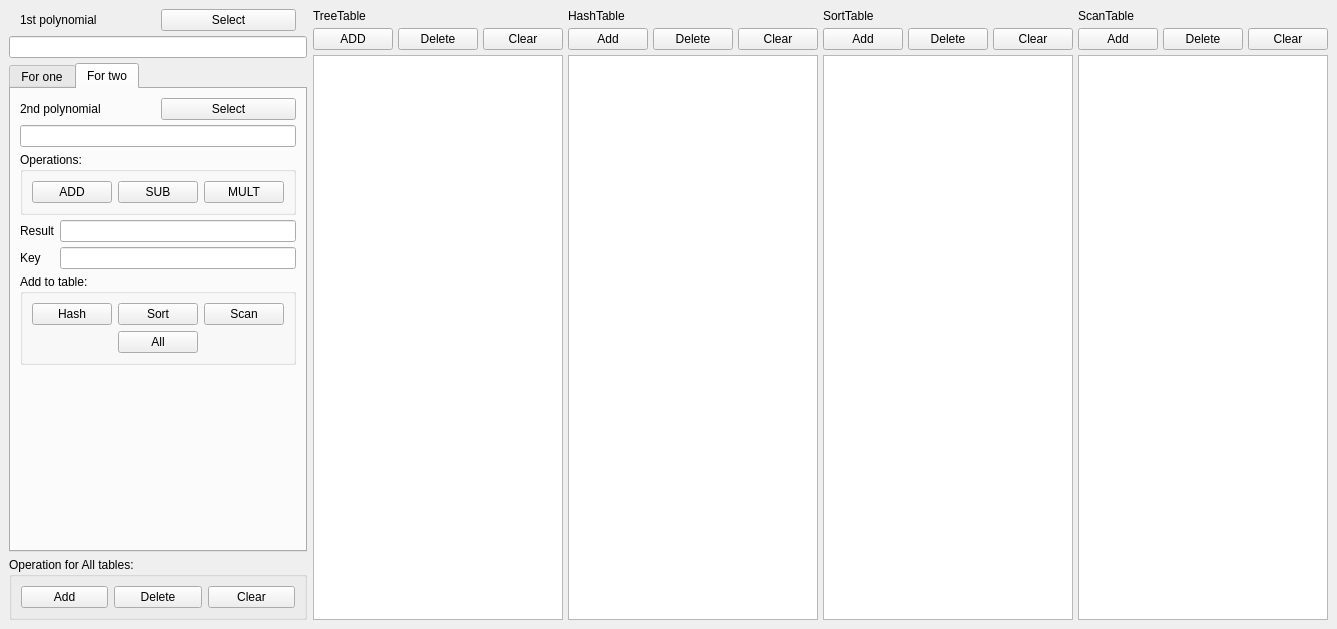
<?xml version="1.0" encoding="UTF-8"?>
<ui version="4.0">
 <class>MainWindow</class>
 <widget class="QMainWindow" name="MainWindow">
  <property name="geometry">
   <rect>
    <x>0</x>
    <y>0</y>
    <width>1282</width>
    <height>629</height>
   </rect>
  </property>
  <property name="windowTitle">
   <string>Tables of Poly</string>
  </property>
  <widget class="QWidget" name="centralwidget">
   <layout class="QGridLayout" name="gridLayout">
    <item row="0" column="0">
     <layout class="QFormLayout" name="formLayout">
      <item row="0" column="0">
       <layout class="QVBoxLayout" name="verticalLayout_3">
        <property name="spacing">
         <number>5</number>
        </property>
        <property name="leftMargin">
         <number>0</number>
        </property>
        <property name="topMargin">
         <number>0</number>
        </property>
        <property name="rightMargin">
         <number>0</number>
        </property>
        <property name="bottomMargin">
         <number>0</number>
        </property>
        <item>
         <layout class="QHBoxLayout" name="horizontalLayout_2">
          <property name="spacing">
           <number>5</number>
          </property>
          <property name="leftMargin">
           <number>11</number>
          </property>
          <property name="rightMargin">
           <number>11</number>
          </property>
          <item>
           <widget class="QLabel" name="label_2">
            <property name="text">
             <string>1st polynomial</string>
            </property>
           </widget>
          </item>
          <item>
           <widget class="QPushButton" name="select1Poly">
            <property name="text">
             <string>Select</string>
            </property>
           </widget>
          </item>
         </layout>
        </item>
        <item>
         <widget class="QLineEdit" name="line1Poly">
          <property name="sizePolicy">
           <sizepolicy hsizetype="Expanding" vsizetype="Fixed">
            <horstretch>0</horstretch>
            <verstretch>0</verstretch>
           </sizepolicy>
          </property>
          <property name="clearButtonEnabled">
           <bool>true</bool>
          </property>
         </widget>
        </item>
        <item>
         <widget class="QTabWidget" name="tabWidget">
          <property name="currentIndex">
           <number>1</number>
          </property>
          <property name="tabBarAutoHide">
           <bool>true</bool>
          </property>
          <widget class="QWidget" name="tab_1">
           <attribute name="title">
            <string>For one</string>
           </attribute>
           <layout class="QVBoxLayout" name="verticalLayout_2">
            <item>
             <widget class="QGroupBox" name="groupBox_2">
              <property name="title">
               <string>Value at point:</string>
              </property>
              <layout class="QVBoxLayout" name="verticalLayout_4">
               <item>
                <layout class="QGridLayout" name="gridLayout_4">
                 <item row="1" column="0">
                  <widget class="QLineEdit" name="lineX">
                   <property name="sizePolicy">
                    <sizepolicy hsizetype="Ignored" vsizetype="Fixed">
                     <horstretch>0</horstretch>
                     <verstretch>0</verstretch>
                    </sizepolicy>
                   </property>
                  </widget>
                 </item>
                 <item row="0" column="0">
                  <widget class="QLabel" name="label_8">
                   <property name="text">
                    <string>x</string>
                   </property>
                   <property name="alignment">
                    <set>Qt::AlignCenter</set>
                   </property>
                  </widget>
                 </item>
                 <item row="0" column="1">
                  <widget class="QLabel" name="label_9">
                   <property name="text">
                    <string>y</string>
                   </property>
                   <property name="alignment">
                    <set>Qt::AlignCenter</set>
                   </property>
                  </widget>
                 </item>
                 <item row="0" column="2">
                  <widget class="QLabel" name="label_10">
                   <property name="text">
                    <string>z</string>
                   </property>
                   <property name="alignment">
                    <set>Qt::AlignCenter</set>
                   </property>
                  </widget>
                 </item>
                 <item row="1" column="1">
                  <widget class="QLineEdit" name="lineY">
                   <property name="sizePolicy">
                    <sizepolicy hsizetype="Ignored" vsizetype="Fixed">
                     <horstretch>0</horstretch>
                     <verstretch>0</verstretch>
                    </sizepolicy>
                   </property>
                  </widget>
                 </item>
                 <item row="1" column="2">
                  <widget class="QLineEdit" name="lineZ">
                   <property name="sizePolicy">
                    <sizepolicy hsizetype="Ignored" vsizetype="Fixed">
                     <horstretch>0</horstretch>
                     <verstretch>0</verstretch>
                    </sizepolicy>
                   </property>
                  </widget>
                 </item>
                </layout>
               </item>
               <item>
                <layout class="QHBoxLayout" name="horizontalLayout_8">
                 <item>
                  <widget class="QPushButton" name="pushButton_calculate">
                   <property name="text">
                    <string>Calculate</string>
                   </property>
                  </widget>
                 </item>
                 <item>
                  <widget class="QLineEdit" name="lineValue">
                   <property name="readOnly">
                    <bool>true</bool>
                   </property>
                  </widget>
                 </item>
                </layout>
               </item>
              </layout>
             </widget>
            </item>
            <item>
             <spacer name="verticalSpacer">
              <property name="orientation">
               <enum>Qt::Vertical</enum>
              </property>
              <property name="sizeHint" stdset="0">
               <size>
                <width>20</width>
                <height>40</height>
               </size>
              </property>
             </spacer>
            </item>
           </layout>
          </widget>
          <widget class="QWidget" name="tab_2">
           <attribute name="title">
            <string>For two</string>
           </attribute>
           <layout class="QVBoxLayout" name="verticalLayout">
            <property name="spacing">
             <number>5</number>
            </property>
            <item>
             <layout class="QHBoxLayout" name="horizontalLayout_5">
              <item>
               <widget class="QLabel" name="label">
                <property name="text">
                 <string>2nd polynomial</string>
                </property>
               </widget>
              </item>
              <item>
               <widget class="QPushButton" name="select2Poly">
                <property name="text">
                 <string>Select</string>
                </property>
               </widget>
              </item>
             </layout>
            </item>
            <item>
             <widget class="QLineEdit" name="line2Poly">
              <property name="clearButtonEnabled">
               <bool>true</bool>
              </property>
             </widget>
            </item>
            <item>
             <widget class="QGroupBox" name="groupBox">
              <property name="sizePolicy">
               <sizepolicy hsizetype="Preferred" vsizetype="Fixed">
                <horstretch>0</horstretch>
                <verstretch>0</verstretch>
               </sizepolicy>
              </property>
              <property name="title">
               <string>Operations:</string>
              </property>
              <layout class="QHBoxLayout" name="horizontalLayout_7">
               <item>
                <widget class="QPushButton" name="pushButton_ADD">
                 <property name="text">
                  <string>ADD</string>
                 </property>
                </widget>
               </item>
               <item>
                <widget class="QPushButton" name="pushButton_SUB">
                 <property name="text">
                  <string>SUB</string>
                 </property>
                </widget>
               </item>
               <item>
                <widget class="QPushButton" name="pushButton_MULT">
                 <property name="text">
                  <string>MULT</string>
                 </property>
                </widget>
               </item>
              </layout>
             </widget>
            </item>
            <item>
             <layout class="QFormLayout" name="formLayout_2">
              <item row="0" column="0">
               <widget class="QLabel" name="label_6">
                <property name="text">
                 <string>Result</string>
                </property>
               </widget>
              </item>
              <item row="0" column="1">
               <widget class="QLineEdit" name="lineResPoly">
                <property name="readOnly">
                 <bool>true</bool>
                </property>
               </widget>
              </item>
              <item row="1" column="1">
               <widget class="QLineEdit" name="lineKey">
                <property name="clearButtonEnabled">
                 <bool>true</bool>
                </property>
               </widget>
              </item>
              <item row="1" column="0">
               <widget class="QLabel" name="label_7">
                <property name="text">
                 <string>Key</string>
                </property>
               </widget>
              </item>
             </layout>
            </item>
            <item>
             <widget class="QGroupBox" name="groupBox">
              <property name="sizePolicy">
               <sizepolicy hsizetype="Preferred" vsizetype="Fixed">
                <horstretch>0</horstretch>
                <verstretch>0</verstretch>
               </sizepolicy>
              </property>
              <property name="title">
               <string>Add to table:</string>
              </property>
              <layout class="QGridLayout" name="gridLayout_3">
               <item row="0" column="0">
                <widget class="QPushButton" name="pushButton_toHash">
                 <property name="text">
                  <string>Hash</string>
                 </property>
                </widget>
               </item>
               <item row="0" column="1">
                <widget class="QPushButton" name="pushButton_toSort">
                 <property name="text">
                  <string>Sort</string>
                 </property>
                </widget>
               </item>
               <item row="0" column="2">
                <widget class="QPushButton" name="pushButton_toScan">
                 <property name="text">
                  <string>Scan</string>
                 </property>
                </widget>
               </item>
               <item row="1" column="1">
                <widget class="QPushButton" name="pushButton_toAll">
                 <property name="text">
                  <string>All</string>
                 </property>
                </widget>
               </item>
              </layout>
             </widget>
            </item>
            <item>
             <spacer name="verticalSpacer_2">
              <property name="orientation">
               <enum>Qt::Vertical</enum>
              </property>
              <property name="sizeHint" stdset="0">
               <size>
                <width>20</width>
                <height>40</height>
               </size>
              </property>
             </spacer>
            </item>
           </layout>
          </widget>
         </widget>
        </item>
        <item>
         <widget class="QGroupBox" name="groupBox_3">
          <property name="title">
           <string>Operation for All tables:</string>
          </property>
          <layout class="QHBoxLayout" name="horizontalLayout_6">
           <item>
            <widget class="QPushButton" name="addToAll">
             <property name="text">
              <string>Add</string>
             </property>
            </widget>
           </item>
           <item>
            <widget class="QPushButton" name="delFromAll">
             <property name="text">
              <string>Delete</string>
             </property>
            </widget>
           </item>
           <item>
            <widget class="QPushButton" name="ClearAll">
             <property name="text">
              <string>Clear</string>
             </property>
            </widget>
           </item>
          </layout>
         </widget>
        </item>
       </layout>
      </item>
      <item row="0" column="1">
       <layout class="QGridLayout" name="gridLayout_2">
        <property name="leftMargin">
         <number>0</number>
        </property>
        <property name="topMargin">
         <number>0</number>
        </property>
        <property name="rightMargin">
         <number>0</number>
        </property>
        <property name="bottomMargin">
         <number>0</number>
        </property>
        <property name="spacing">
         <number>5</number>
        </property>
        <item row="0" column="2">
         <widget class="QLabel" name="label_4">
          <property name="text">
           <string>SortTable</string>
          </property>
         </widget>
        </item>
        <item row="1" column="1">
         <layout class="QHBoxLayout" name="horizontalLayout">
          <item>
           <widget class="QPushButton" name="pushButton_Hash_add">
            <property name="text">
             <string>Add</string>
            </property>
           </widget>
          </item>
          <item>
           <widget class="QPushButton" name="pushButton_Hash_del">
            <property name="text">
             <string>Delete</string>
            </property>
           </widget>
          </item>
          <item>
           <widget class="QPushButton" name="pushButton_Hash_clear">
            <property name="text">
             <string>Clear</string>
            </property>
           </widget>
          </item>
         </layout>
        </item>
        <item row="2" column="2">
         <widget class="QTextBrowser" name="tableSort"/>
        </item>
        <item row="0" column="3">
         <widget class="QLabel" name="label_5">
          <property name="text">
           <string>ScanTable</string>
          </property>
         </widget>
        </item>
        <item row="1" column="2">
         <layout class="QHBoxLayout" name="horizontalLayout_3">
          <item>
           <widget class="QPushButton" name="pushButton_Sort_add">
            <property name="text">
             <string>Add</string>
            </property>
           </widget>
          </item>
          <item>
           <widget class="QPushButton" name="pushButton_Sort_del">
            <property name="text">
             <string>Delete</string>
            </property>
           </widget>
          </item>
          <item>
           <widget class="QPushButton" name="pushButton_Sort_clear">
            <property name="text">
             <string>Clear</string>
            </property>
           </widget>
          </item>
         </layout>
        </item>
        <item row="2" column="1">
         <widget class="QTextBrowser" name="tableHash"/>
        </item>
        <item row="2" column="3">
         <widget class="QTextBrowser" name="tableScan"/>
        </item>
        <item row="1" column="3">
         <layout class="QHBoxLayout" name="horizontalLayout_4">
          <item>
           <widget class="QPushButton" name="pushButton_Scan_add">
            <property name="text">
             <string>Add</string>
            </property>
           </widget>
          </item>
          <item>
           <widget class="QPushButton" name="pushButton_Scan_del">
            <property name="text">
             <string>Delete</string>
            </property>
           </widget>
          </item>
          <item>
           <widget class="QPushButton" name="pushButton_Scan_clear">
            <property name="text">
             <string>Clear</string>
            </property>
           </widget>
          </item>
         </layout>
        </item>
        <item row="0" column="1">
         <widget class="QLabel" name="label_3">
          <property name="text">
           <string>HashTable</string>
          </property>
         </widget>
        </item>
        <item row="2" column="0">
         <widget class="QTextBrowser" name="tableTree"/>
        </item>
        <item row="0" column="0">
         <widget class="QLabel" name="label_11">
          <property name="text">
           <string>TreeTable</string>
          </property>
         </widget>
        </item>
        <item row="1" column="0">
         <layout class="QHBoxLayout" name="horizontalLayout_9">
          <item>
           <widget class="QPushButton" name="pushButton_Tree_add">
            <property name="text">
             <string>ADD</string>
            </property>
           </widget>
          </item>
          <item>
           <widget class="QPushButton" name="pushButton_Tree_del">
            <property name="text">
             <string>Delete</string>
            </property>
           </widget>
          </item>
          <item>
           <widget class="QPushButton" name="pushButton_Tree_clear">
            <property name="text">
             <string>Clear</string>
            </property>
           </widget>
          </item>
         </layout>
        </item>
       </layout>
      </item>
     </layout>
    </item>
   </layout>
  </widget>
  <widget class="QMenuBar" name="menubar">
   <property name="geometry">
    <rect>
     <x>0</x>
     <y>0</y>
     <width>1282</width>
     <height>22</height>
    </rect>
   </property>
  </widget>
 </widget>
 <resources/>
 <connections/>
</ui>
